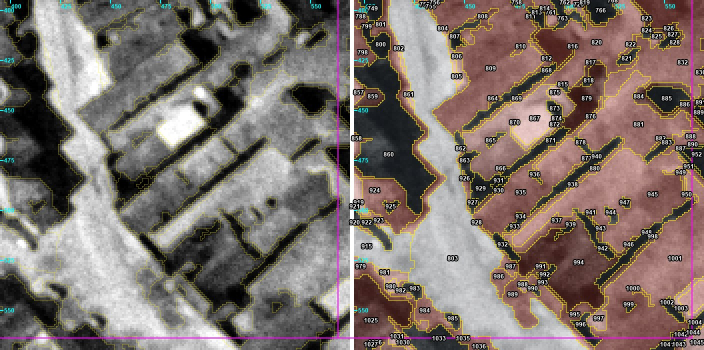
#> input picture daten/landseg/H0/a-alles-frei/abgabe/r1c1/arbeit/g33.jpg, 1408 x 700 px, given in place of r1c1.png, which was not available (shown at 1/2 size)
$ python laeufe.py g33.jpg p12.jpg p12.jpg p12.jpg p12.jpg 1.0
#> lines starting #> are read from the running program, lines starting #| are printed output that depends on the picture
import sys
import numpy as np
from PIL import Image
from scipy import ndimage
a=np.array(Image.open('C:/Users/Phil/Developement/Victor/daten/landseg/H0/teilkacheln/r1c1.png')).astype(float)
s=ndimage.gaussian_filter(a,1.5)
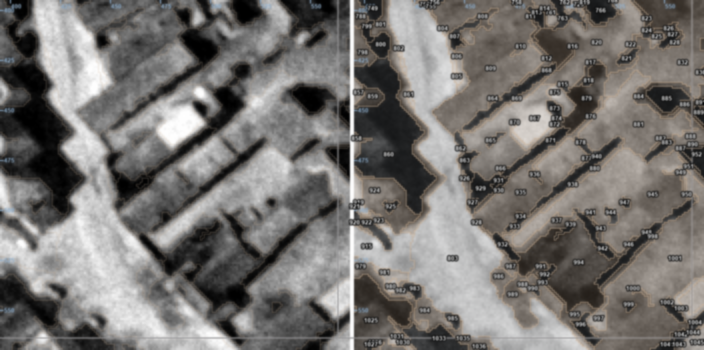
#> s: shape (700, 1408, 3) float64 (shown at 1/2 size); mean R, G, B 119.3, 116.5, 113.8
#> (the run stopped early here; a loop or call above may not have finished)

$ run again, on daten/landseg/H0/a-alles-frei/abgabe/r1c1/arbeit/p12.jpg
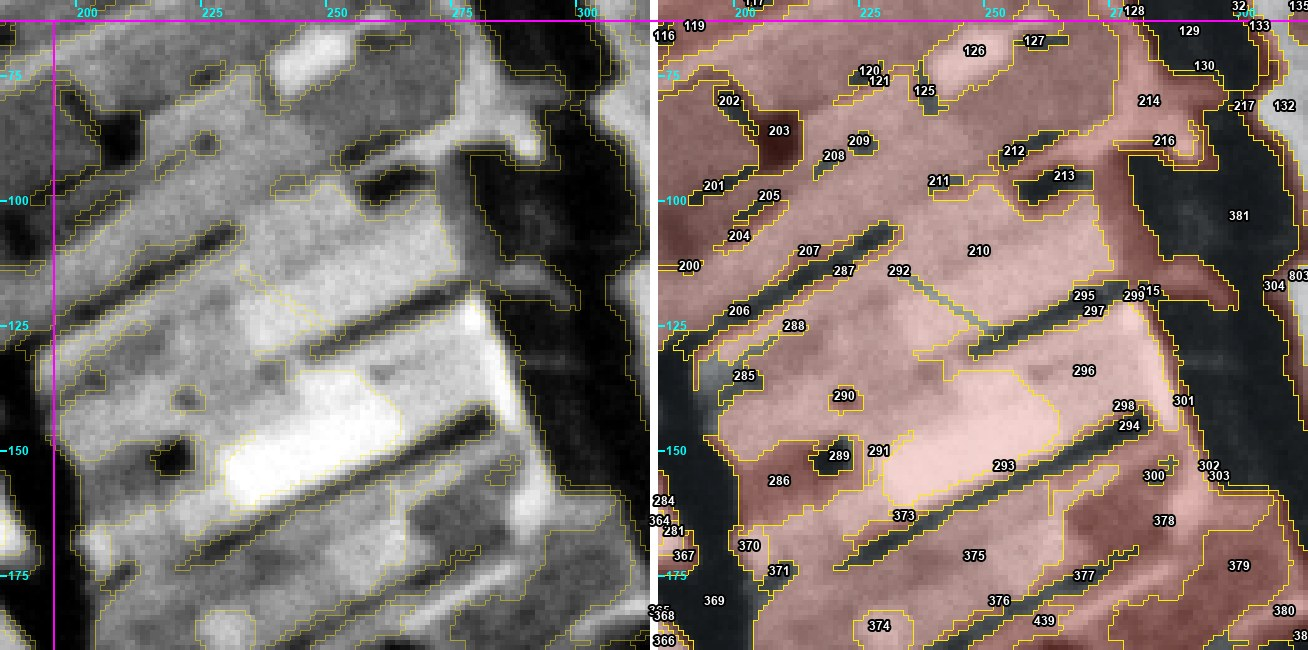
#> input picture daten/landseg/H0/a-alles-frei/abgabe/r1c1/arbeit/p12.jpg, 1308 x 650 px, given in place of r1c1.png, which was not available
#> `s=ndimage.gaussian_filter(a,1.5)`:
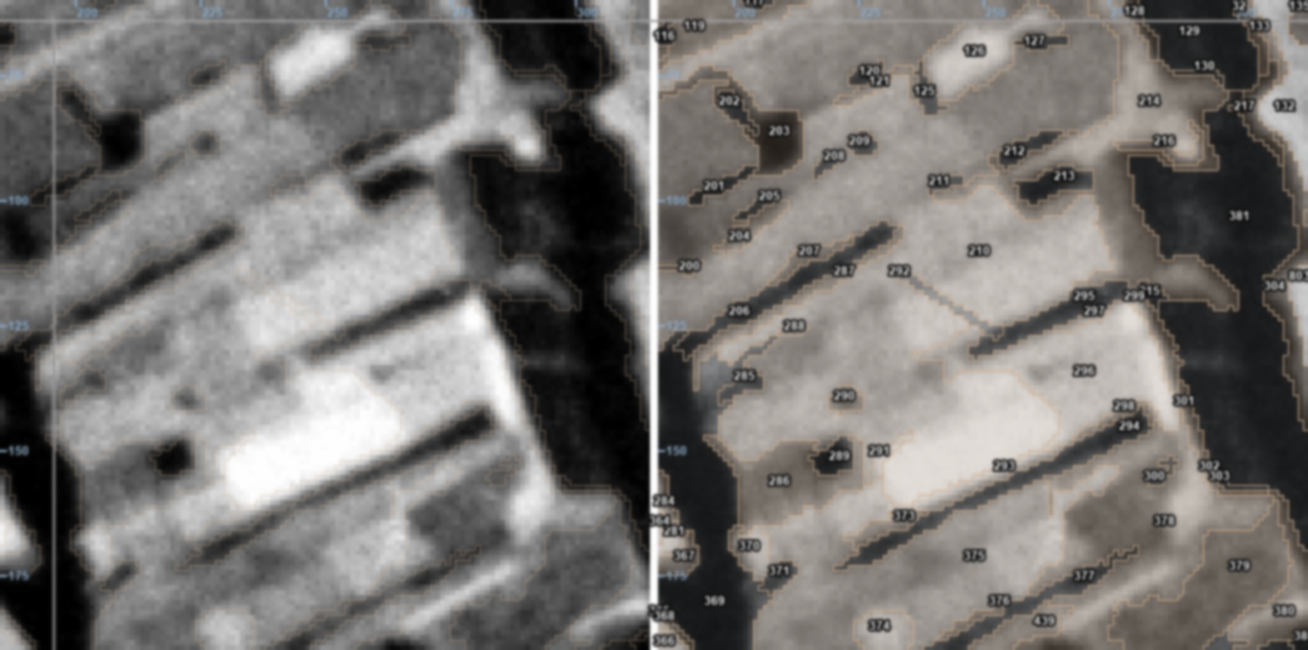
#> s: shape (650, 1308, 3) float64; mean R, G, B 121.1, 118.3, 115.6

$ run again, on daten/landseg/H0/a-alles-frei/abgabe/r1c1/arbeit/q4.jpg
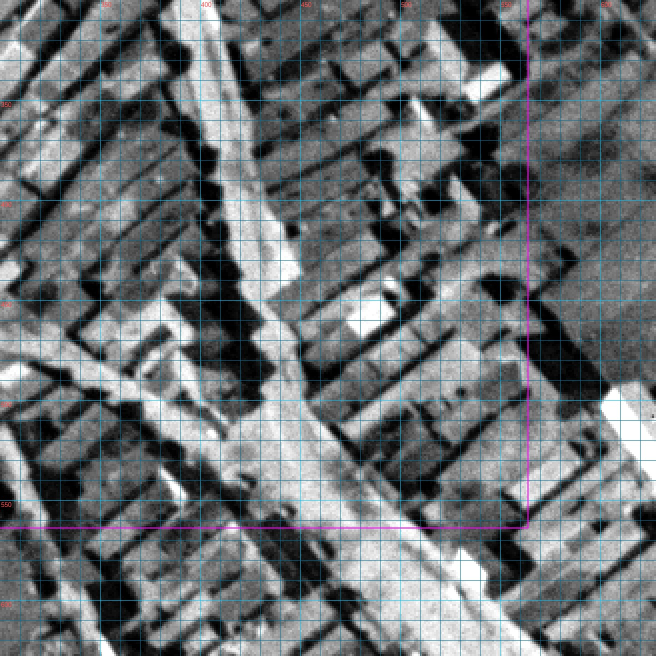
#> input picture daten/landseg/H0/a-alles-frei/abgabe/r1c1/arbeit/q4.jpg, 1312 x 1312 px, given in place of r1c1.png, which was not available (shown at 1/2 size)
#> `s=ndimage.gaussian_filter(a,1.5)`:
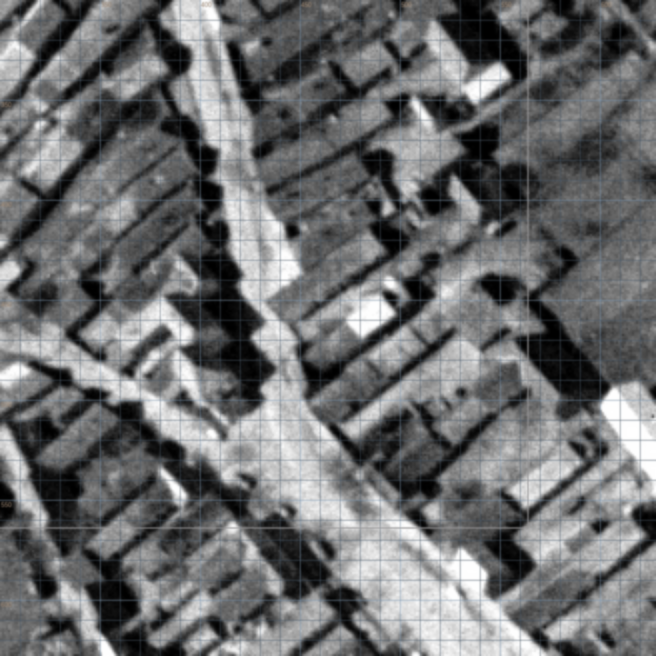
#> s: shape (1312, 1312, 3) float64 (shown at 1/2 size); mean R, G, B 108.6, 109.7, 110.9
